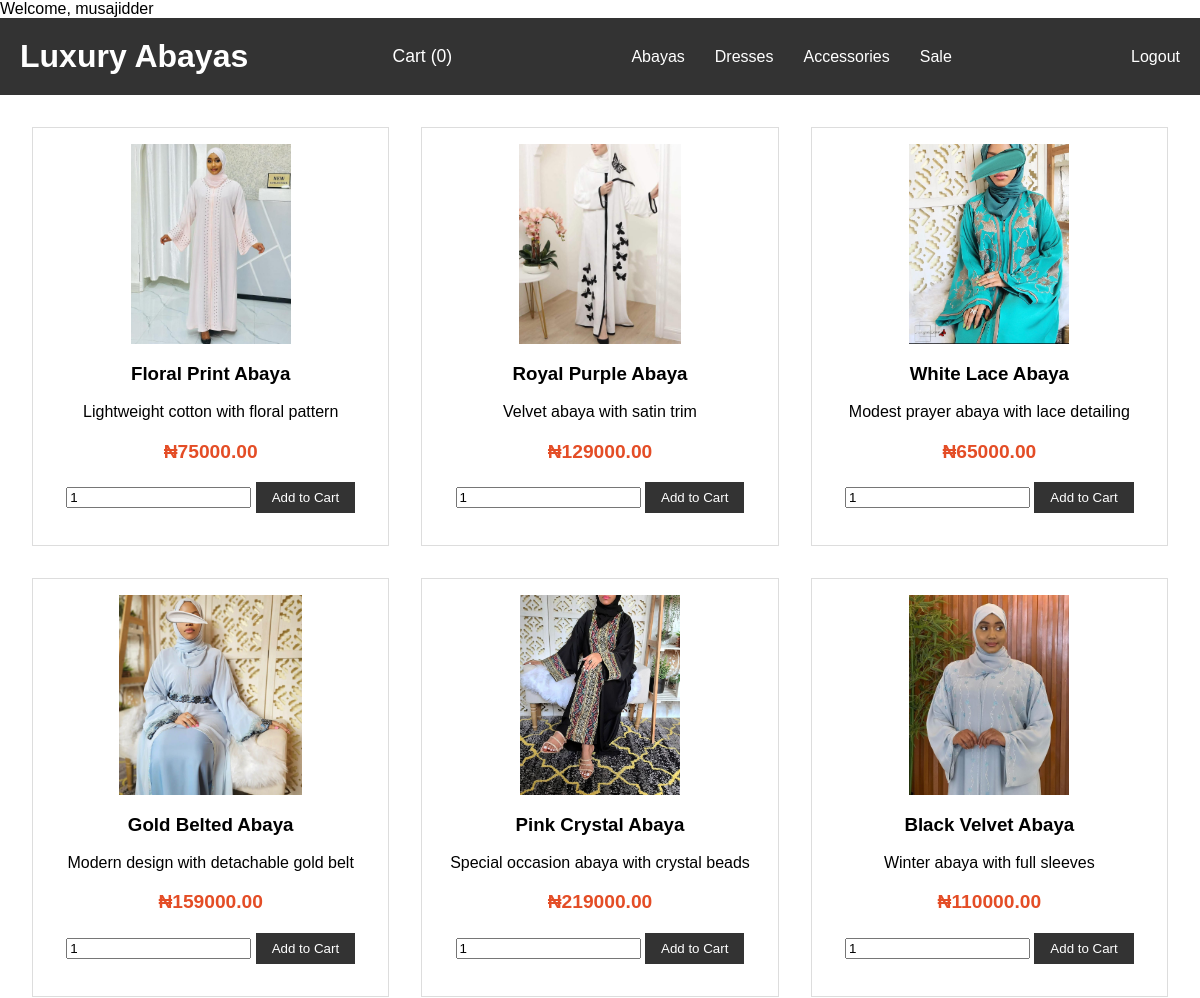
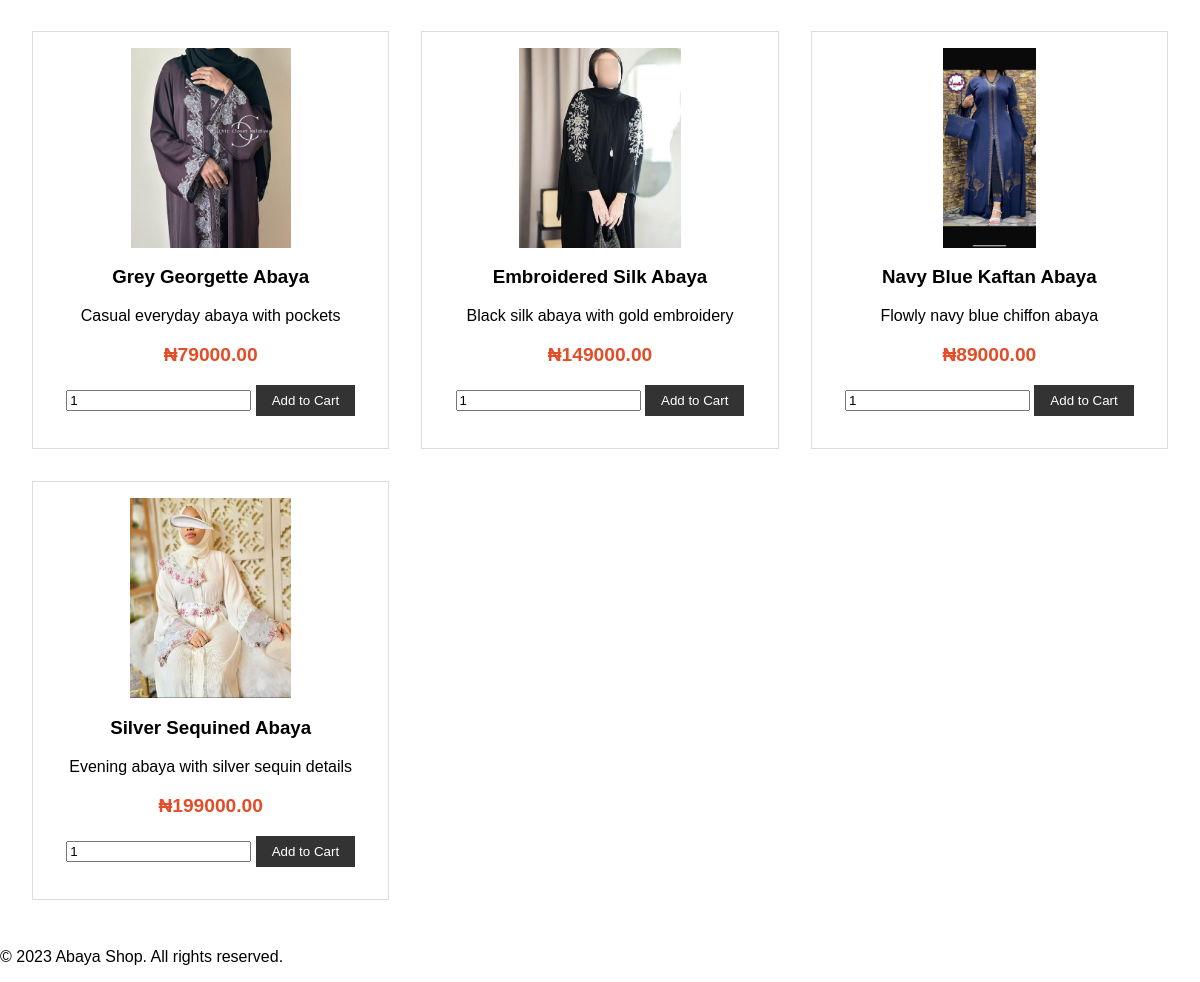
/index.php (signed in), run on the app's committed database (2 pictures, top to bottom).
### tables this page shows
CREATE TABLE `products` (
  `id` int(11) NOT NULL,
  `name` varchar(100) DEFAULT NULL,
  `description` text DEFAULT NULL,
  `price` decimal(10,2) DEFAULT NULL,
  `image_path` varchar(100) DEFAULT NULL,
  `category_id` int(11) DEFAULT NULL,
  `stock` int(11) DEFAULT 0
);

### index.php (the view, shortened to what this page needs)
<?php session_start(); include  'db_connect.php';
echo "Welcome, " . $_SESSION['username'];
?>
<!DOCTYPE html>
<html lang="en">
<head>
    <link rel="stylesheet" href="styles.css">
</head>
<body>
<header>
    <h1>Luxury Abayas</h1>
    <a href="checkout.php" class="cart-link">
        Cart (<?php echo isset($_SESSION['cart']) ? count($_SESSION['cart']) : 0; ?>)
    </a>
    <nav>
        <ul>
            <li><a href="category.php?category=abayas">Abayas</a></li>
            <li><a href="category.php?category=dresses">Dresses</a></li>
            <li><a href="category.php?category=accessories">Accessories</a></li>
            <li><a href="category.php?category=sale">Sale</a></li>
        </ul>
    </nav>
    <?php if (isset($_SESSION['username'])): ?>
        <a href="../auth/logout.php" class="logout-link">Logout</a>
    <?php else: ?>
        <a href="login.php" class="login-link">Login</a>
    <?php endif; ?>
</header>
    <div class="product-grid">
        <?php
        $result = $conn->query("SELECT * FROM products LIMIT 10");
        while($row = $result->fetch_assoc()):
        ?>
        <div class="product-card">
            <img src="<?php echo $row['image_path']; ?>" alt="<?php echo $row['name']; ?>">
            <h3><?php echo $row['name']; ?></h3>
            <p><?php echo $row['description']; ?></p>
            <p class="price">₦<?php echo $row['price']; ?></p>
            <form action="add_to_cart.php" method="post">
                <input type="number" name="quantity" value="1" min="1">
                <button type="submit">Add to Cart</button>
            </form>
        </div>
        <?php endwhile; ?>
    </div>
    <footer>
        <p>&copy; 2023 Abaya Shop. All rights reserved.</p>
    </footer>
</body>
</html>

### styles.css (style rules this page uses)
body { font-family: Arial, sans-serif; margin: 0; padding: 0; }
header { background-color: #333; color: white; padding: 1rem; display: flex; justify-content: space-between; align-items: center; }
.cart-link { color: white; text-decoration: none; }
.product-grid { display: grid; grid-template-columns: repeat(auto-fill, minmax(300px, 1fr)); gap: 2rem; padding: 2rem; }
.product-card { border: 1px solid #ddd; padding: 1rem; text-align: center; }
.product-card img { max-width: 100%; height: 200px; object-fit: cover; }
.price { color: #e44d26; font-size: 1.2rem; font-weight: bold; }
button { background-color: #333; color: white; border: none; padding: 0.5rem 1rem; cursor: pointer; }
header { display: flex; justify-content: space-between; align-items: center; background-color: #333; color: white; padding: 20px; font-family: Arial, sans-serif; }
header h1 { font-size: 2em; margin: 0; }
.cart-link { color: white; text-decoration: none; font-size: 1.1em; margin-right: 20px; }
nav ul { display: flex; list-style: none; margin: 0; padding: 0; }
nav ul li { margin: 0 15px; }
nav ul li a { color: white; text-decoration: none; font-size: 1em; }
.logout-link, .login-link { color: white; text-decoration: none; font-size: 1em; margin-left: 20px; }

### data on the page
products: image_path (picture), name "Floral Print Abaya", description "Lightweight cotton with floral pattern", price "75000.00"
products: image_path (picture), name "Royal Purple Abaya", description "Velvet abaya with satin trim", price "129000.00"
products: image_path (picture), name "White Lace Abaya", description "Modest prayer abaya with lace detailing", price "65000.00"
products: image_path (picture), name "Gold Belted Abaya", description "Modern design with detachable gold belt", price "159000.00"
products: image_path (picture), name "Pink Crystal Abaya", description "Special occasion abaya with crystal beads", price "219000.00"
products: image_path (picture), name "Black Velvet Abaya", description "Winter abaya with full sleeves", price "110000.00"
products: image_path (picture), name "Grey Georgette Abaya", description "Casual everyday abaya with pockets", price "79000.00"
products: image_path (picture), name "Embroidered Silk Abaya", description "Black silk abaya with gold embroidery", price "149000.00"
products: image_path (picture), name "Navy Blue Kaftan Abaya", description "Flowly navy blue chiffon abaya", price "89000.00"
products: image_path (picture), name "Silver Sequined Abaya", description "Evening abaya with silver sequin details", price "199000.00"

### other printed values
$_SESSION['username'] "musajidder"
